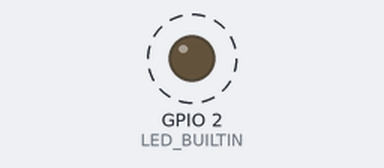
A sketch run on a simulated ESP8266 (NodeMCU). Parts: output pins drawn as LEDs (lit = HIGH, except the on-board LED, lit = LOW). Dashed ring = blinking. What the sketch prints to the serial monitor is not drawn.

Above: at 0.5 s.
Timing chart, 0 to 4.6 s (numbered marks = the images above):
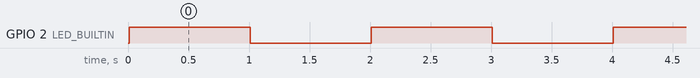

The sketch:

ESP8266_AccessPoint.ino
```cpp
#include <ESP8266WiFi.h>        // Include the Wi-Fi library
const char *ssid = "ESP8266_ONE"; // The name of the Wi-Fi network that will be created
const char *password = NULL;   // The password required to connect to it, leave blank for an open network

void setup() {
  // initialize digital pin LED_BUILTIN as an output.
  pinMode(LED_BUILTIN, OUTPUT);

  Serial.begin(115200);
  delay(10);
  Serial.println('\n');
  WiFi.softAP(ssid, password);             // Start the access point
  Serial.print("Access Point \"");
  Serial.print(ssid);
  Serial.println("\" started");
  Serial.print("IP address:\t");
  Serial.println(WiFi.softAPIP());         // Send the IP address of the ESP8266 to the computer

}
void loop() {
  digitalWrite(LED_BUILTIN, HIGH);   // turn the LED on (HIGH is the voltage level)
  delay(1000);                       // wait for a second
  digitalWrite(LED_BUILTIN, LOW);    // turn the LED off by making the voltage LOW
  delay(1000);                       // wait for a second
}
```

Measured:
- by itself, GPIO 2 (LED_BUILTIN): alternates HIGH for 1.0 s and LOW for 1.0 s
